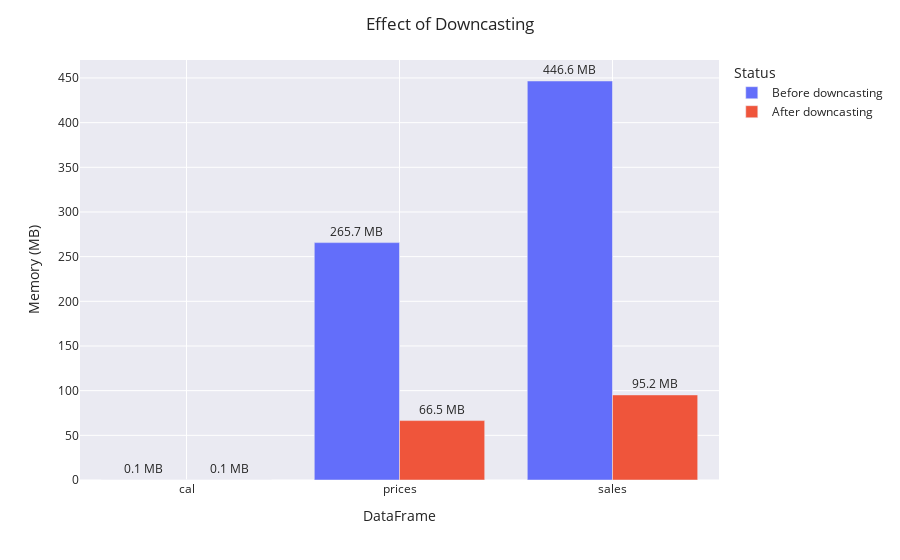

The cell this chart's notebook holds for it:
### Code cell
dic = {'DataFrame':['sales','prices','cal'],
       'Before downcasting':[sales_bd,prices_bd,cal_bd],
       'After downcasting':[sales_ad,prices_ad,cal_ad]}

memory = pd.DataFrame(dic)
memory = pd.melt(memory, id_vars='DataFrame', var_name='Status', value_name='Memory (MB)')
memory.sort_values('Memory (MB)',inplace=True)
fig = px.bar(memory, x='DataFrame', y='Memory (MB)', color='Status', barmode='group', text='Memory (MB)')
fig.update_traces(texttemplate='%{text} MB', textposition='outside')
fig.update_layout(template='seaborn', title='Effect of Downcasting')
fig.show()

### Figure 1 — Plotly figure (JSON) as saved in the notebook; plotly's stock layout.template omitted (floating-point values rounded to 4 significant figures)
{"data": [{"alignmentgroup": "True", "hovertemplate": "Status=Before downcasting<br>DataFrame=%{x}<br>Memory (MB)=%{text}<extra></extra>", "legendgroup": "Before downcasting", "marker": {"color": "#636efa", "pattern": {"shape": ""}}, "name": "Before downcasting", "offsetgroup": "Before downcasting", "orientation": "v", "showlegend": true, "text": [0.1, 265.7, 446.6], "textposition": "outside", "texttemplate": "%{text} MB", "type": "bar", "x": ["cal", "prices", "sales"], "xaxis": "x", "y": [0.1, 265.7, 446.6], "yaxis": "y"}, {"alignmentgroup": "True", "hovertemplate": "Status=After downcasting<br>DataFrame=%{x}<br>Memory (MB)=%{text}<extra></extra>", "legendgroup": "After downcasting", "marker": {"color": "#EF553B", "pattern": {"shape": ""}}, "name": "After downcasting", "offsetgroup": "After downcasting", "orientation": "v", "showlegend": true, "text": [0.1, 66.5, 95.2], "textposition": "outside", "texttemplate": "%{text} MB", "type": "bar", "x": ["cal", "prices", "sales"], "xaxis": "x", "y": [0.1, 66.5, 95.2], "yaxis": "y"}], "layout": {"barmode": "group", "legend": {"title": {"text": "Status"}, "tracegroupgap": 0}, "margin": {"t": 60}, "title": {"text": "Effect of Downcasting"}, "xaxis": {"anchor": "y", "domain": [0, 1], "title": {"text": "DataFrame"}}, "yaxis": {"anchor": "x", "domain": [0, 1], "title": {"text": "Memory (MB)"}}}}
